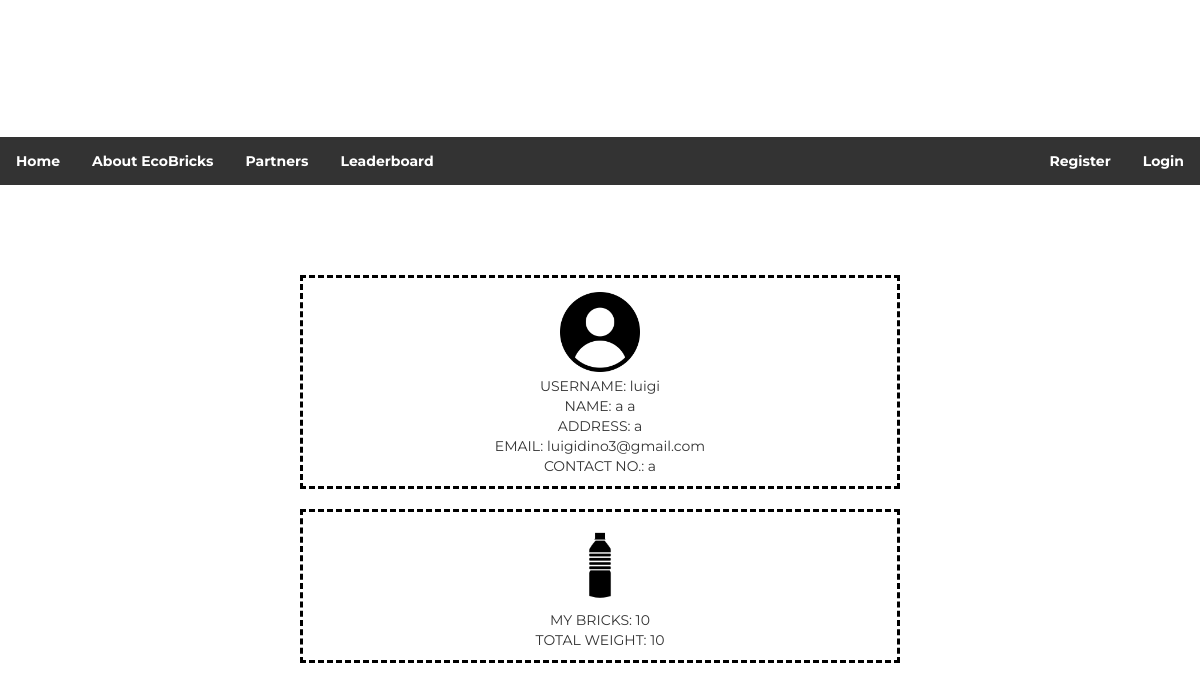
The page /profile/1 on the database as committed earlier.
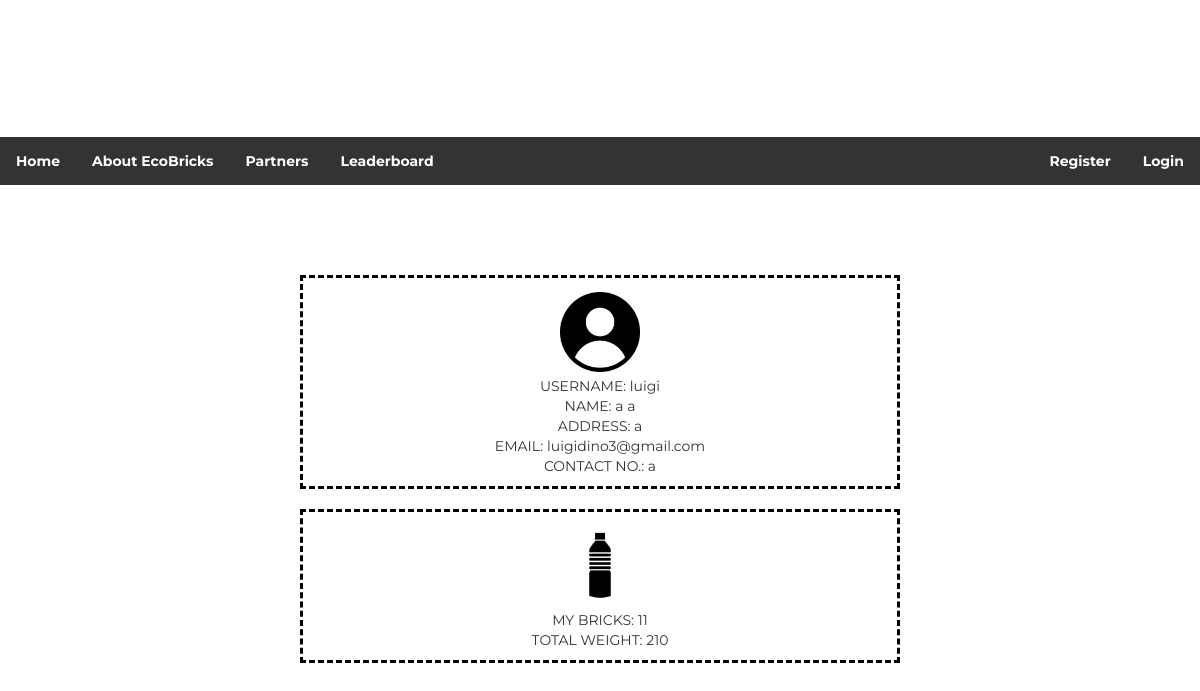
The same page on the database as committed later.
### ecobrick/models.py (models this page shows)
class UserDetail(models.Model):
    email = models.EmailField(max_length = 50, unique = True, blank = False, null = True)
    firstName = models.CharField(max_length = 50)
    lastName = models.CharField(max_length = 50)
    address = models.CharField(max_length = 150)
    contactNum = models.CharField(max_length = 50)
    brickNum = models.PositiveIntegerField(default = 0)
    brickWeight = models.PositiveIntegerField(default = 0)
    choices = ((0, 'Staff'), (1, 'Regular User'))
    userType = models.IntegerField(default = 1, choices = choices)
    username = models.CharField(max_length=50)
    password = models.CharField(max_length=50)

### ecobrick/views.py (the view)
# urls.py: path('profile/<int:userid>', views.user_profile, name="userprofile"),
def user_profile(request, userid):
    try:
        loggeduser = UserDetail.objects.get(id=request.session['user'])
    except(KeyError, UserDetail.DoesNotExist):
        loggeduser = 0
    user = UserDetail.objects.get(id=userid)
    context = {
        'loggeduser': loggeduser,
        'user':user,
    }
    return render(request,'userprofile.html',context)

### ecobrick/templates/userprofile.html (shortened to what this page needs)
{% extends 'navbar.html' %}
{% load static %}
{% block content %}
<html>
    <head>
        <link rel="stylesheet" type="text/css" href="static/base.css">
    </head>
    <body>
        <br><br><br><br>
        <div id='yes'>
            <div id='info'>
                <img id="tao" src="{% static 'tao.png' %}"><br>
                USERNAME: {{user.username}}<br>
                NAME: {{user.firstName}} {{user.lastName}}<br>
                ADDRESS: {{user.address}}<br>
                EMAIL: {{user.email}}<br>
                CONTACT NO.: {{user.contactNum}}<br>
            </div><br>
            <div id='score'>
                <img id="bote" src="{% static 'bote.png' %}"><br>
                MY BRICKS: {{user.brickNum}}<br>
                TOTAL WEIGHT: {{user.brickWeight}}<br>
            </div>
        </div>
    </body>
</html>
{% endblock %}

### ecobrick/templates/navbar.html (shortened to what this page needs)
{% load static %}
<html>
    <head>
        <link rel="stylesheet" type="text/css" href="{% static 'base.css' %}">
        <link rel="stylesheet" type="text/css" href="https://maxcdn.bootstrapcdn.com/bootstrap/3.3.1/css/bootstrap.min.css">
    </head>
    <body>
        <ul>
            <li><a href="{% url 'home' %}">Home</a></li>
            <li><a href="/about">About EcoBricks</a></li>
            <li><a href="{% url 'partners' %}">Partners</a></li>
            <li><a href="/leaderboard">Leaderboard</a></li>
            {% if loggeduser == 0 %}
            <li style="float:right"><a href="/login/">Login</a></li>
            <li style="float:right"><a href="/register/">Register</a></li>
            {% else %}
            <li><a href="/rewards">Rewards</a></li>
            <li style="float:right"><a href="/logout/">Logout</a></li>
            <li style="float:right"><a href="/profile/{{loggeduser.id}}">Welcome back, {{loggeduser.firstName}}!</a></li>
            {% endif %}
        </ul>
        {% block content %}
        {% endblock %}
    </body>
</html>

### ecobrick/static/base.css (style rules this page uses)
body { font-family: Montserrat; }

### ecobrick/templates/navbar.html (style rules this page uses)
ul { font-family: 'Montserrat', serif; font-weight: bold; list-style-type: none; margin: 0; padding: 0; overflow: hidden; background-color: #333; }
li { float: left; }
li a { display: block; color: white; text-align: center; padding: 14px 16px; text-decoration: none; }

### ecobrick/templates/userprofile.html (style rules this page uses)
body { font-family: Montserrat; align-content: center; text-align: center; }
img { max-width: 80px; max-height: 80px; margin: 4px; }
#info, #score { width: 50%; align-content: center; text-align: center; border-style: dashed; border-color: black; padding: 10px; margin: 0 auto; }

Rows that differ between the two databases and show on the page:
changed UserDetail "luigi": brickNum "10" → "11"; brickWeight "10" → "210"
